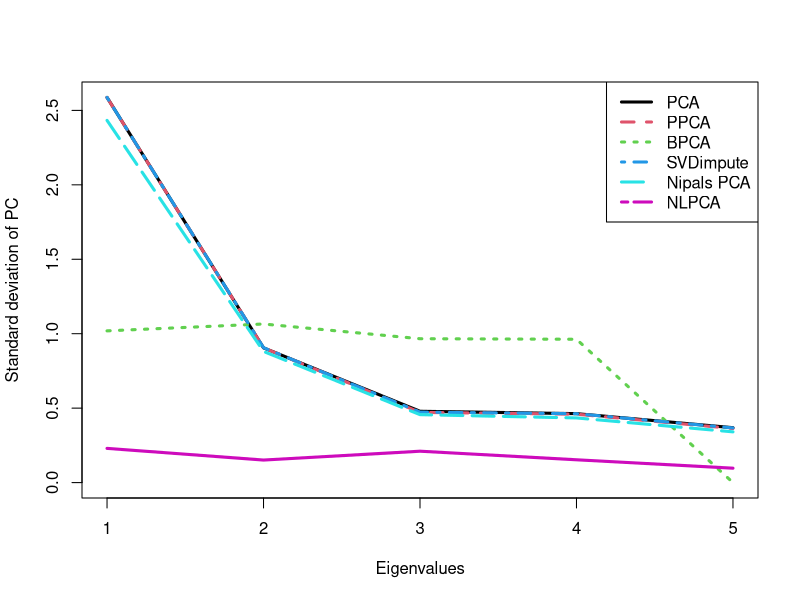
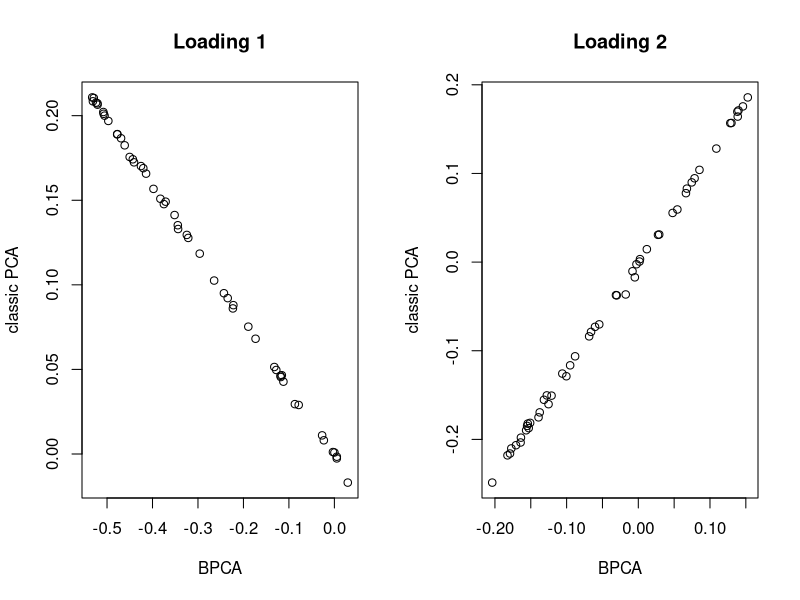
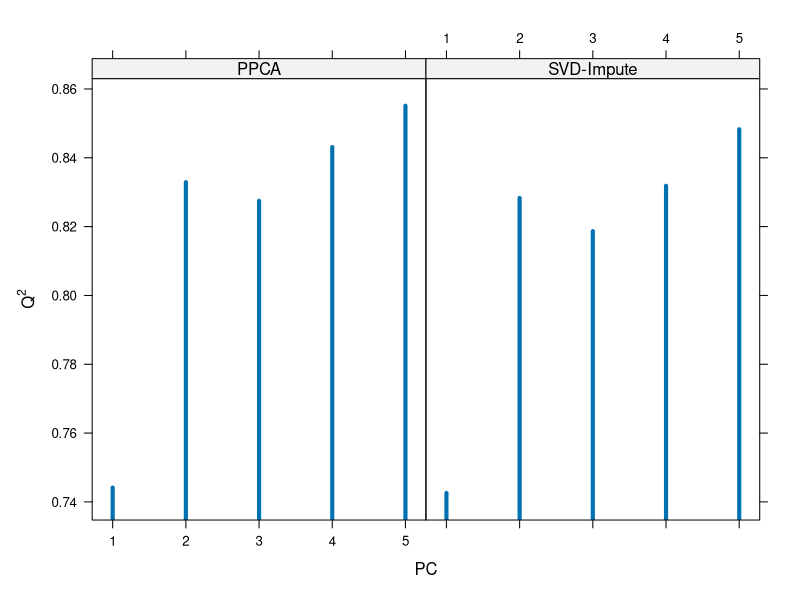
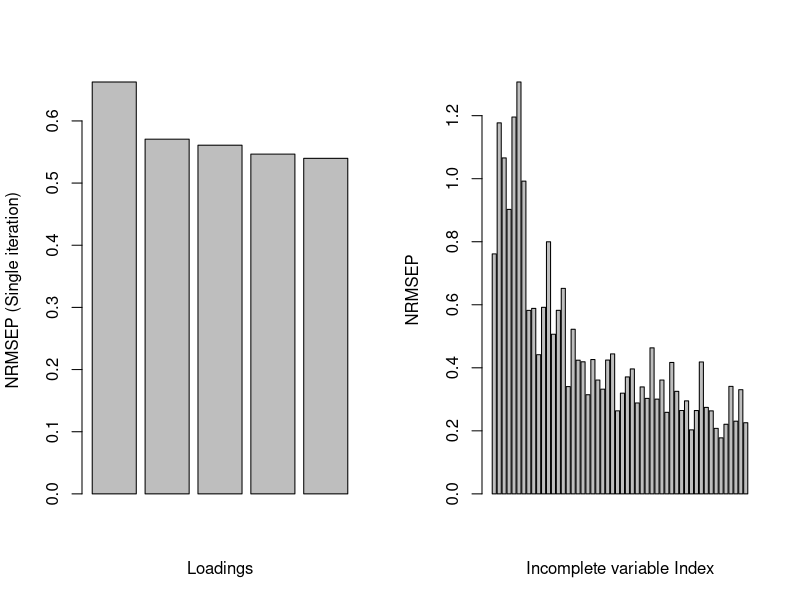
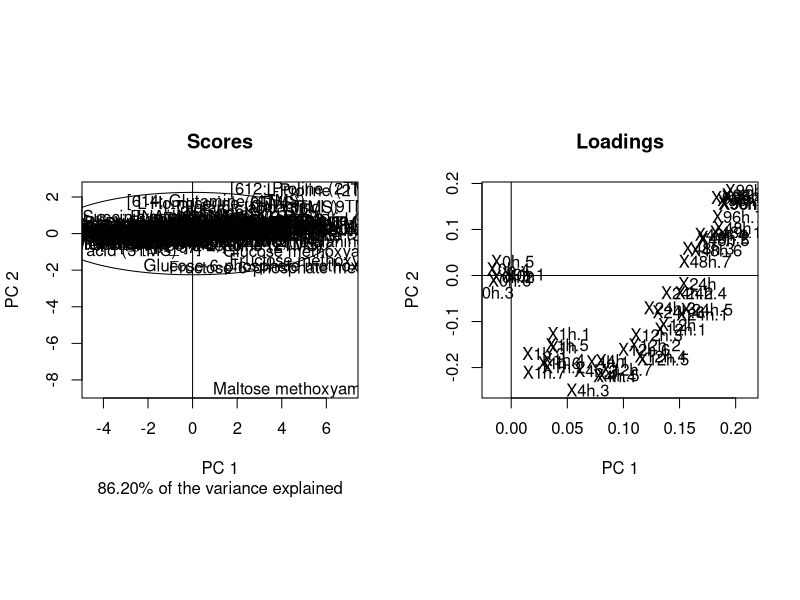
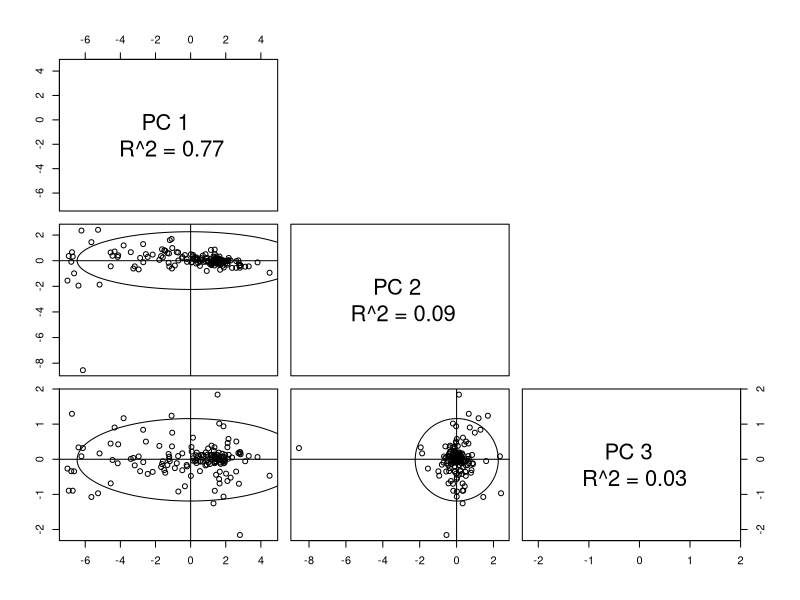
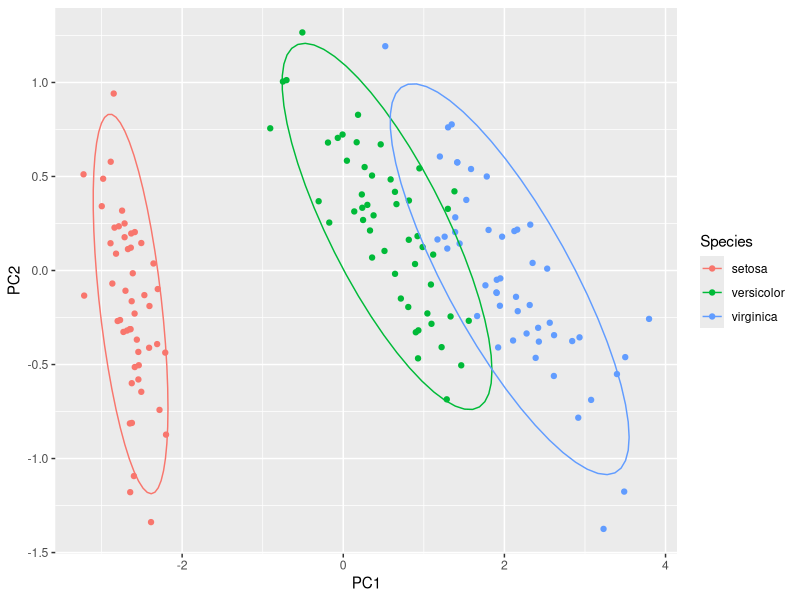

These charts were generated, in order, by the following R code:
## ---- chunk 1
library(pcaMethods)
x <- c(-4,7); y <- c(-3,4)
distX <- rnorm(100, sd=0.3)*3
distY <- rnorm(100, sd=0.3) + distX * 0.3
mat <- cbind(distX, distY)
res <- pca(mat, nPcs=2, method="svd", center=F)
loading <- loadings(res)[1,]
grad <- loading[2] / loading[1]
if (grad < 0)
   grad <- grad * -1
lx <- c(-4,7)
ly <- c(grad * -4, grad * 7)
## ---- chunk 2
library(lattice)
library(pcaMethods)
## ---- chunk 3
library(pcaMethods)
data(metaboliteData)
data(metaboliteDataComplete)
## ---- chunk 4
md  <- prep(metaboliteData, scale="none", center=TRUE)
mdC  <- prep(metaboliteDataComplete, scale="none", center=TRUE)
## ---- chunk 5
resPCA  <- pca(mdC, method="svd", center=FALSE, nPcs=5)
resPPCA  <- pca(md, method="ppca", center=FALSE, nPcs=5)
resBPCA  <- pca(md, method="bpca", center=FALSE, nPcs=5)
resSVDI  <- pca(md, method="svdImpute", center=FALSE, nPcs=5)
resNipals  <- pca(md, method="nipals", center=FALSE, nPcs=5)
resNLPCA <- pca(md, method="nlpca", center=FALSE, nPcs=5, maxSteps=300)
## ---- chunk 6
sDevs <- cbind(sDev(resPCA), sDev(resPPCA), sDev(resBPCA), sDev(resSVDI), sDev(resNipals), sDev(resNLPCA))
matplot(sDevs, type = 'l', xlab="Eigenvalues", ylab="Standard deviation of PC", lwd=3)
legend(x="topright", legend=c("PCA", "PPCA", "BPCA", "SVDimpute","Nipals PCA","NLPCA"), lty=1:6, col=1:6, lwd=3)
## ---- chunk 7
par(mfrow=c(1,2))
plot(loadings(resBPCA)[,1], loadings(resPCA)[,1], xlab="BPCA", ylab="classic PCA", main = "Loading 1")
plot(loadings(resBPCA)[,2], loadings(resPCA)[,2], xlab="BPCA", ylab="classic PCA", main = "Loading 2")
## ---- chunk 8
q2SVDI <- Q2(resSVDI, mdC, fold=10)
q2PPCA <- Q2(resPPCA, mdC, fold=10)
## ---- chunk 9
# PPCA does not converge / misestimate a value in very rare cases.
# This is a workaround to avoid that such a case will break the
# diagram displayed in the vignette.
# From the 2.0 release of bioconductor on, the convergence threshold
# for PPCA was lowert to 1e-5, this should make the method much more
# stable. So this workaround might be obsolete now...
# [nope it is not, ppca is unstable]
while( sum((abs(q2PPCA)) > 1) >= 1 ) {
    q2PPCA <- Q2(resPPCA, mdC, fold=10)
}
## ---- chunk 10
q2 <- data.frame(Q2=c(drop(q2PPCA), drop(q2SVDI)),
                 method=c("PPCA", "SVD-Impute")[gl(2, 5)], PC=rep(1:5, 2))
print(xyplot(Q2~PC|method, q2, ylab=expression(Q^2), type="h", lwd=4))
## ---- chunk 11
errEsti <- kEstimate(md, method = "ppca", evalPcs=1:5, nruncv=1, em="nrmsep")
## ---- chunk 12
barplot(drop(errEsti$eError), xlab="Loadings", ylab="NRMSEP (Single iteration)")
## ---- chunk 13
barplot(drop(errEsti$variableWiseError[, which(errEsti$evalPcs == errEsti$bestNPcs)]), xlab="Incomplete variable Index", ylab="NRMSEP")
## ---- chunk 14
slplot(resPCA)
## ---- chunk 15
plotPcs(resPPCA, pc=1:3, type="score")
## ---- chunk 16
pc <- pca(iris)
irdf <- merge(iris, scores(pc), by=0)
library(ggplot2)
ggplot(irdf, aes(PC1, PC2, colour=Species)) +
  geom_point() +
  stat_ellipse()
